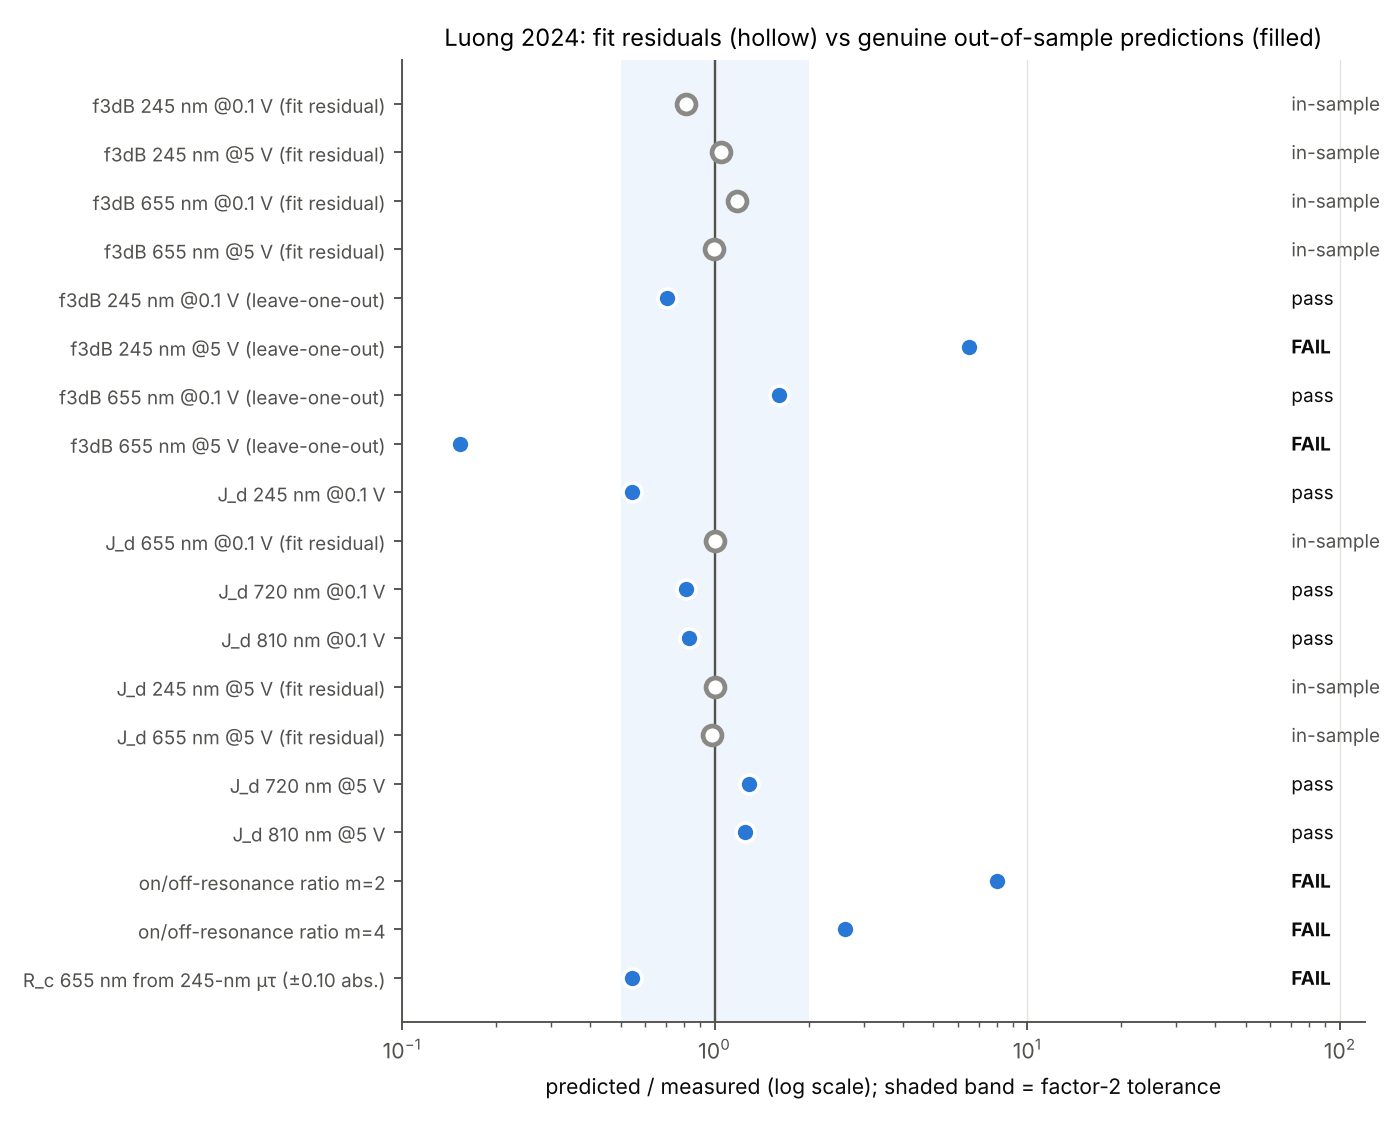

This figure's Python source:
"""循环论证审查：区分“拟合残差”（样本内）和“真正的预测”（样本外），并对比原文结果。

样本外数据来源：
- 留一法（LOO）：带宽 4 点中每次去掉 1 点重拟合，再预测被去掉的点；
- SI Table S1 的散粒噪声列 i_sh = sqrt(2qI_d) → 720、810 nm 器件的 J_d（标定时没用）；
- 正文“EQE 比非共振条件提高约 5 倍”（实验值，标定时用的是 Fig.1b 的 FDTD 5 倍）；
- 交叉预测：用 245 nm 的 μτ 预测 655 nm 的 R_c。
运行：python3 luong2024_validation.py → luong2024_validation.png
"""
import contextlib
import io
import numpy as np
import matplotlib
matplotlib.use("Agg")
import matplotlib.pyplot as plt
from scipy.optimize import least_squares
import opd_bounds as b

with contextlib.redirect_stdout(io.StringIO()):
    import luong2024_fig as L

TOL = 2.0          # 判定容差：预测/实测在 [1/2, 2] 内算通过（审查时设定）
TOL_ABS = 0.10     # 有界量（收集比 R_c ∈ [0,1]）用绝对容差 ±0.10，倍数容差对它没有意义
A_CM2 = 0.047      # 4.7 mm²
rows = []          # (标签, 预测, 实测, 是否样本外, 说明)

# ---------------- 带宽：样本内残差
for d, V, f in L.F3DB:
    rows.append((f"f3dB {d*1e9:.0f} nm @{V} V (fit residual)", L.f_model(L.best.x, d, V), f, False, ""))

# ---------------- 带宽：留一法
for k, (d, V, f) in enumerate(L.F3DB):
    tr = [x for i, x in enumerate(L.F3DB) if i != k]
    best = None
    for g in [(1e-8, 0.3, 50), (1e-7, 0.3, 200), (1e-7, 0.05, 500), (3e-8, 1, 100)]:
        s = least_squares(lambda p: [np.log(L.f_model(p, dd, VV) / ff) for dd, VV, ff in tr], np.log(g))
        best = s if best is None or s.cost < best.cost else best
    rows.append((f"f3dB {d*1e9:.0f} nm @{V} V (leave-one-out)", L.f_model(best.x, d, V), f, True, ""))

# ---------------- 暗电流：Table S1 散粒噪声反推
S1 = [(245, 0.1, 9.12e-15), (655, 0.1, 6.72e-15), (720, 0.1, 7.46e-15), (810, 0.1, 7.38e-15),
      (245, 5, 8.28e-14), (655, 5, 2.43e-14), (720, 5, 2.12e-14), (810, 5, 2.15e-14)]
FITTED_JD = {(245, 5), (655, 5), (655, 0.1)}
for d, V, ish in S1:
    J_meas = ish**2 / (2 * b.q) / A_CM2 * 1e9        # nA/cm²
    J_pred = L.j_dark(d * 1e-9, V) / L.nA
    oos = (d, V) not in FITTED_JD
    rows.append((f"J_d {d} nm @{V} V" + ("" if oos else " (fit residual)"), J_pred, J_meas, oos, ""))

# ---------------- 光学：峰谷比（实验约 5 倍）
for m, lo, hi in [(2, 100e-9, 400e-9), (4, 550e-9, 760e-9)]:
    dd = np.linspace(lo, hi, 3000)
    A = L.A_of_d(dd)
    rows.append((f"on/off-resonance ratio m={m}", A.max() / A.min(), 5.0, True, ""))

# ---------------- 收集：交叉预测
rows.append(("R_c 655 nm from 245-nm μτ (±0.10 abs.)", L.Rc(L.MUTAU[245e-9], 655e-9), 0.84, True, "abs"))

# ---------------- 打印
print(f"{'检验项':45s} {'预测':>10s} {'实测':>10s} {'比值':>7s}  类型      结论")
def passes(p, m, kind):
    return abs(p - m) <= TOL_ABS if kind == "abs" else 1 / TOL <= p / m <= TOL


for lab, p, m, oos, kind in rows:
    r = p / m
    ok = passes(p, m, kind)
    print(f"{lab:45s} {p:10.3g} {m:10.3g} {r:7.2f}  {'样本外' if oos else '样本内'}  {'通过' if ok else '不通过'}")

# ---------------- 图：预测/实测比值点图
C_IN, C_OUT, C_INK, C_MUTED, C_GRID = "#8a8986", "#2a78d6", "#0b0b0b", "#52514e", "#e4e3df"
fig, ax = plt.subplots(figsize=(8.2, 6.6))
y = np.arange(len(rows))[::-1]
ax.axvspan(1 / TOL, TOL, color="#2a78d6", alpha=0.07, lw=0)
ax.axvline(1, color=C_MUTED, lw=1)
for yi, (lab, p, m, oos, kind) in zip(y, rows):
    r = p / m
    ok = passes(p, m, kind)
    if oos:
        ax.scatter(r, yi, s=64, color=C_OUT, edgecolor="white", lw=1.5, zorder=3)
    else:
        ax.scatter(r, yi, s=64, facecolor="white", edgecolor=C_IN, lw=2, zorder=3)
    ax.text(70, yi, ("pass" if ok else "FAIL") if oos else "in-sample", va="center", fontsize=8,
            color=C_INK if oos else C_MUTED, fontweight="bold" if (oos and not ok) else "normal")
ax.set_yticks(y, [r[0] for r in rows], fontsize=8)
ax.set_xscale("log")
ax.set_xlim(0.1, 120)
ax.set_xlabel("predicted / measured (log scale); shaded band = factor-2 tolerance")
ax.set_title("Luong 2024: fit residuals (hollow) vs genuine out-of-sample predictions (filled)", fontsize=10)
ax.grid(axis="x", color=C_GRID)
ax.grid(axis="y", visible=False)
for s in ("top", "right"):
    ax.spines[s].set_visible(False)
fig.tight_layout()
fig.savefig("luong2024_validation.png", dpi=170)
